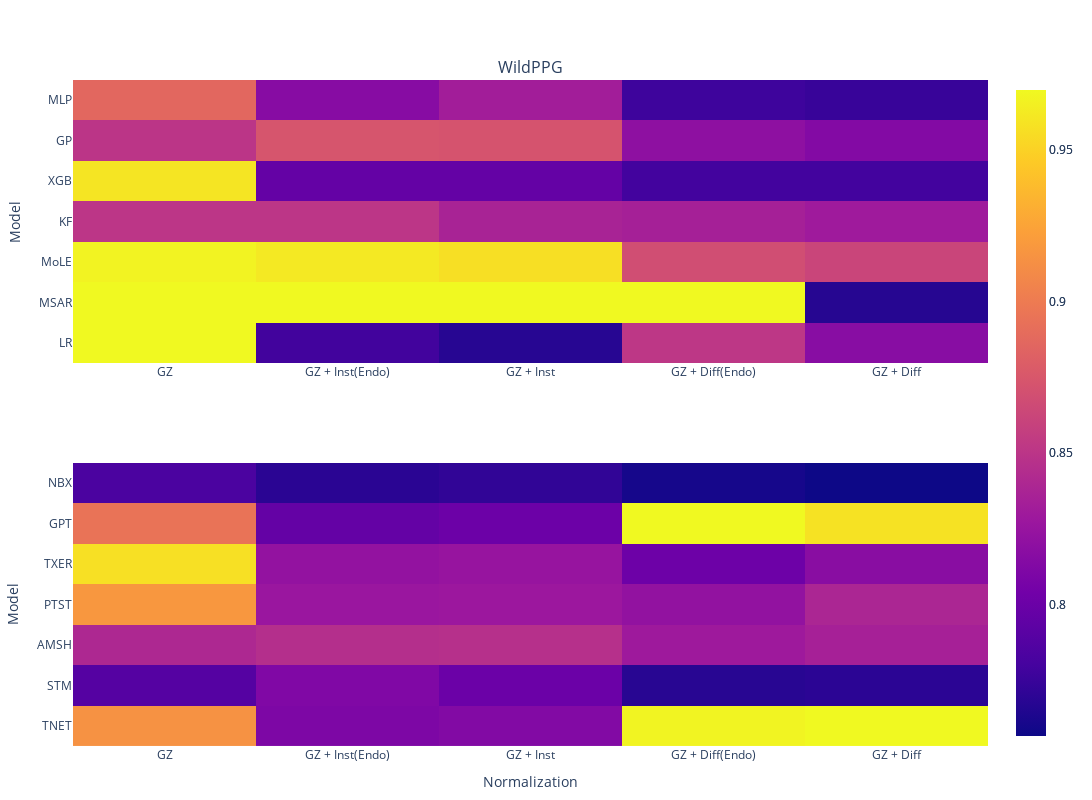

Here is the notebook cell this chart was saved with:
### Code cell
import numpy as np
import plotly.graph_objects as go
from plotly.subplots import make_subplots

from src.constants import model_to_abbr, dataset_to_name

datasets = ["wildppg"]
norms = [
    "GZ",
    "GZ + Inst(Endo)",
    "GZ + Inst",
    "GZ + Diff(Endo)",
    "GZ + Diff",
]

data = {}
for d in datasets:
    metrics = dataset_metrics[d]
    data[d] = (
        compute_matrix(BASELINES, metrics),
        compute_matrix(DL, metrics),
    )

all_vals = np.concatenate([np.concatenate([v[0], v[1]], axis=0) for v in data.values()], axis=0)
zmin, zmax = np.percentile(all_vals, [0, 90])
print(zmin, zmax)

fig = make_subplots(
    rows=2, cols=len(datasets),
    subplot_titles=[dataset_to_name[d] for d in datasets],
    horizontal_spacing=0.06, vertical_spacing=0.15
)


for col, d in enumerate(datasets, start=1):
    base_z, dl_z = data[d]

    # Baselines heatmap (row 1)
    fig.add_trace(
        go.Heatmap(
            z=base_z,
            x=norms,
            y=[model_to_abbr[m] for m in BASELINES],
            zmin=zmin, zmax=zmax,
            hovertemplate="Model: %{y}<br>Norm: %{x}<br>MAE: %{z}<extra></extra>",
            showscale=True
        ),
        row=1, col=col
    )

    # DL heatmap (row 2)
    fig.add_trace(
        go.Heatmap(
            z=dl_z,
            x=norms,
            y=[model_to_abbr[m] for m in DL],
            zmin=zmin, zmax=zmax,
            hovertemplate="Model: %{y}<br>Norm: %{x}<br>MAE: %{z}<extra></extra>",
            showscale=True
        ),
        row=2, col=col
    )


for c in range(1,4):
    fig.update_xaxes(title="Normalization", row=2, col=c)  # bottom row x-axis titles
fig.update_yaxes(title="Model", row=1, col=1)
fig.update_yaxes(title="Model", row=2, col=1)

fig.update_layout(
    height=800,
    width=1200,
    template="plotly_white",
    margin=dict(t=80, l=60, r=40, b=40)
)

fig.show()

### Figure 1 — Plotly figure (JSON) as saved in the notebook; plotly's stock layout.template omitted (floating-point values rounded to 4 significant figures)
{"data": [{"hovertemplate": "Model: %{y}<br>Norm: %{x}<br>MAE: %{z}<extra></extra>", "showscale": true, "type": "heatmap", "x": ["GZ", "GZ + Inst(Endo)", "GZ + Inst", "GZ + Diff(Endo)", "GZ + Diff"], "xaxis": "x", "y": ["LR", "MSAR", "MoLE", "KF", "XGB", "GP", "MLP"], "yaxis": "y", "z": [[1.042, 0.7788, 0.7674, 0.8516, 0.8165], [4.172, 1.772, 1.811, 2.388, 0.767], [0.9669, 0.9618, 0.9566, 0.8681, 0.8618], [0.8506, 0.8504, 0.8366, 0.8342, 0.83], [0.9598, 0.7963, 0.7964, 0.7792, 0.7793], [0.8501, 0.8736, 0.8724, 0.8201, 0.8138], [0.8865, 0.8158, 0.8323, 0.777, 0.7744]], "zmax": 0.9698, "zmin": 0.7567}, {"hovertemplate": "Model: %{y}<br>Norm: %{x}<br>MAE: %{z}<extra></extra>", "showscale": true, "type": "heatmap", "x": ["GZ", "GZ + Inst(Endo)", "GZ + Inst", "GZ + Diff(Endo)", "GZ + Diff"], "xaxis": "x2", "y": ["TNET", "STM", "AMSH", "PTST", "TXER", "GPT", "NBX"], "yaxis": "y2", "z": [[0.9143, 0.8105, 0.8133, 0.9671, 0.9997], [0.7884, 0.8117, 0.8004, 0.7681, 0.7693], [0.8402, 0.8452, 0.8466, 0.8294, 0.8347], [0.9173, 0.8265, 0.8276, 0.8219, 0.8385], [0.9571, 0.8229, 0.8247, 0.8015, 0.8173], [0.8945, 0.7965, 0.8008, 0.9941, 0.9581], [0.7828, 0.7689, 0.7718, 0.7605, 0.7567]], "zmax": 0.9698, "zmin": 0.7567}], "layout": {"annotations": [{"font": {"size": 16}, "showarrow": false, "text": "WildPPG", "x": 0.5, "xanchor": "center", "xref": "paper", "y": 1, "yanchor": "bottom", "yref": "paper"}], "height": 800, "margin": {"b": 40, "l": 60, "r": 40, "t": 80}, "width": 1200, "xaxis": {"anchor": "y", "domain": [0, 1]}, "xaxis2": {"anchor": "y2", "domain": [0, 1], "title": {"text": "Normalization"}}, "yaxis": {"anchor": "x", "domain": [0.575, 1], "title": {"text": "Model"}}, "yaxis2": {"anchor": "x2", "domain": [0, 0.425], "title": {"text": "Model"}}}}
